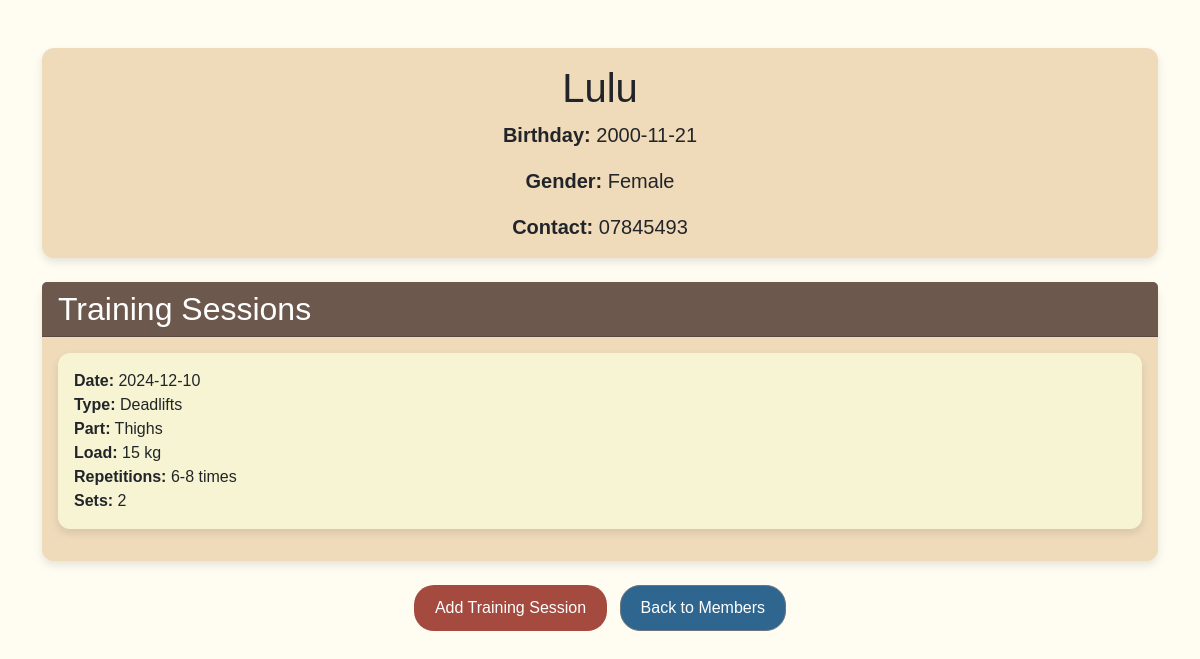
The page /member/3 (signed in) on the database its author committed.
### app.py (models this page shows)
class Member(db.Model):
    id = db.Column(db.Integer, primary_key=True)
    name = db.Column(db.String(150), nullable=False)
    birthday = db.Column(db.String(150), nullable=False)
    contact = db.Column(db.String(150), nullable=False)
    gender = db.Column(db.String(150), nullable=False)

class TrainingSession(db.Model):
    id = db.Column(db.Integer, primary_key=True)
    member_id = db.Column(db.Integer, db.ForeignKey('member.id'), nullable=False)
    training_date = db.Column(db.String(150), nullable=False)
    training_type = db.Column(db.String(150), nullable=False)
    training_part = db.Column(db.String(150), nullable=False)
    training_load = db.Column(db.String(150), nullable=False)
    training_repetitions = db.Column(db.String(150), nullable=False)
    training_sets = db.Column(db.String(150), nullable=False)

### app.py (the view)
@app.route('/member/<int:id>')
def view_member(id):
    member = Member.query.get_or_404(id)
    training_sessions = TrainingSession.query.filter_by(member_id=id).all()
    return render_template('member.html', member=member, training_sessions=training_sessions)

### templates/member.html (shortened to what this page needs)
<!DOCTYPE html>
<html lang="en">
    <head>
        <link href="https://cdn.jsdelivr.net/npm/bootstrap@5.3.2/dist/css/bootstrap.min.css" rel="stylesheet">
    </head>
    <body>
        <div class="container mt-5">
            <div class="card mb-4">
                <div class="card-body text-center">
                    <h1 class="card-title">{{ member.name }}</h1>
                    <p class="card-text"><strong>Birthday:</strong> {{ member.birthday }}</p>
                    <p class="card-text"><strong>Gender:</strong> {{ member.gender }}</p>
                    <p class="card-text"><strong>Contact:</strong> {{ member.contact }}</p>
                </div>
            </div>
            <div class="card">
                <div class="card-header">
                    <h2 class="mb-0">Training Sessions</h2>
                </div>
                <div class="card-body">
                    {% if training_sessions %}
                        <div class="list-group">
                            {% for session in training_sessions %}
                                <div class="card training-card">
                                    <div class="card-body">
                                        <div><strong>Date:</strong> {{ session.training_date }}</div>
                                        <div><strong>Type:</strong> {{ session.training_type }}</div>
                                        <div><strong>Part:</strong> {{ session.training_part }}</div>
                                        <div><strong>Load:</strong> {{ session.training_load }} kg</div>
                                        <div><strong>Repetitions:</strong> {{ session.training_repetitions }}</div>
                                        <div><strong>Sets:</strong> {{ session.training_sets }}</div>
                                    </div>
                                </div>
                            {% endfor %}
                        </div>
                    {% else %}
                        <p class="text-muted">No training sessions recorded.</p>
                    {% endif %}
                </div>
            </div>
            <div class="mt-4 text-center">
                <a href="/add_training/{{ member.id }}" class="btn btn-custom me-2">Add Training Session</a>
                <a href="/" class="btn btn-secondary">Back to Members</a>
            </div>
        </div>
    </body>
</html>

### templates/member.html (style rules this page uses)
body { background-color: #fffcf2; font-family: 'Arial', sans-serif; }
.card { border: none; background-color: #EFDABA; box-shadow: 0 4px 8px rgba(0, 0, 0, 0.1); border-radius: 12px; }
.training-card { background-color: #f6f4d2; margin-bottom: 1rem; }
h1, h2 { color: #ffffff; }
.btn-custom { background-color: #a44a3f; color: white; border-radius: 20px; padding: 10px 20px; transition: all 0.3s ease; }
.btn-secondary { background-color: #2f6690; color: white; border-radius: 20px; padding: 10px 20px; transition: all 0.3s ease; }
.mt-4 { margin-top: 2rem; }
.card-header { background-color: #6c584c; color: #4A4A4A; }
.card-body p { font-size: 20px; }

### rows shown on the page
Member: name "Lulu", birthday "2000-11-21", gender "Female", contact "07845493"
TrainingSession: training_date "2024-12-10", training_type "Deadlifts", training_part "Thighs", training_load "15", training_repetitions "6-8 times", training_sets "2"
